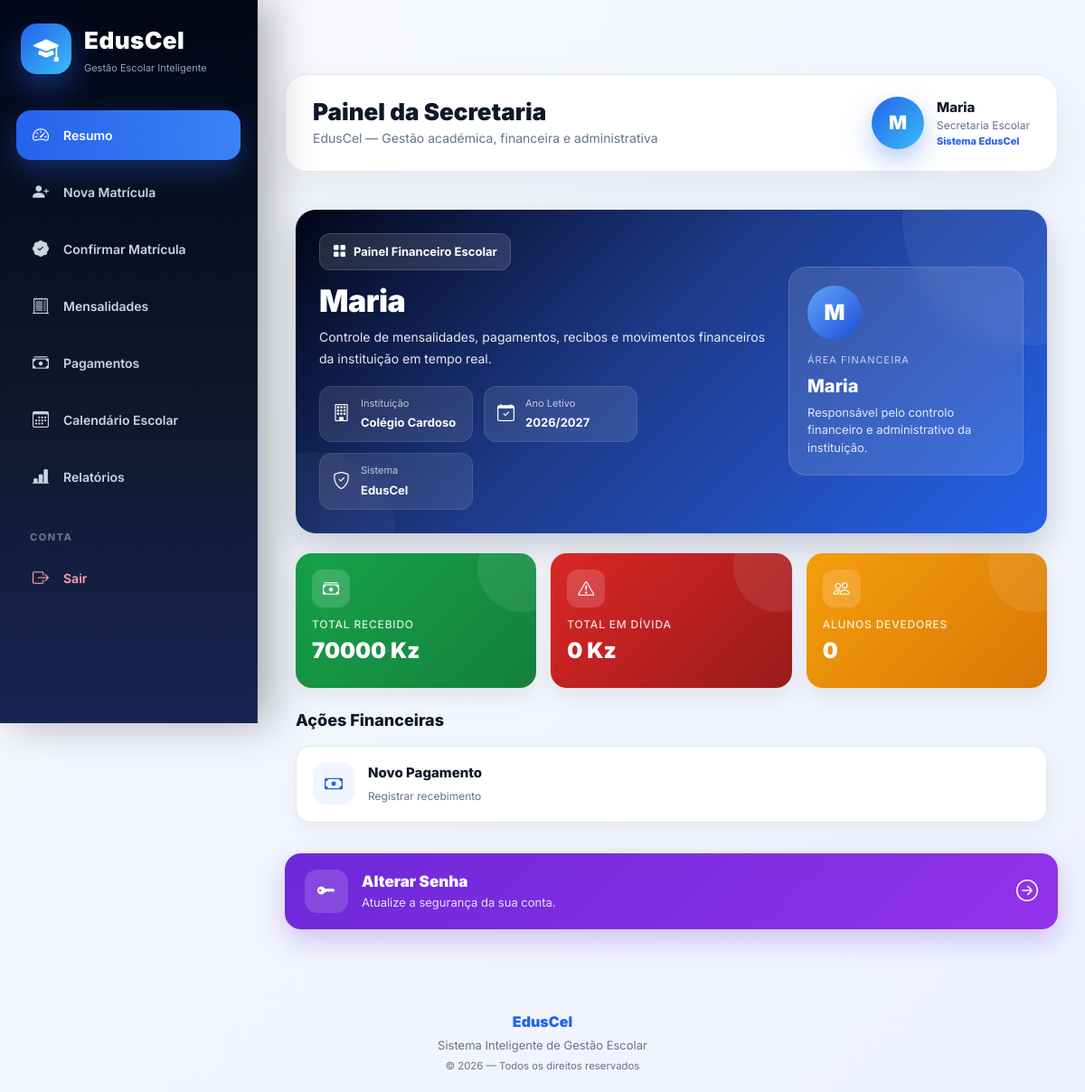
The page /secretaria/dashboard (signed in) on the database its author committed.
### users/models.py (models this page shows, shortened)
class User(AbstractUser):
    ROLE_CHOICES = (
        ("SUPERADMIN", "Super Admin"),
        ("DIRETOR", "Diretor"),
        ("DIRETOR_PEDAGOGICO", "Diretor Pedagógico"),
        ("PROFESSOR", "Professor"),
        ("ALUNO", "Aluno"),
        ("FINANCEIRO", "Financeiro"),
        ("SECRETARIA", "Secretaria"),
    )
    role = models.CharField(
        max_length=25,
        choices=ROLE_CHOICES,
        default="ALUNO",
        verbose_name="Perfil"
    )
    ativo = models.BooleanField(
        default=True,
        verbose_name="Ativo"
    )
    escola = models.ForeignKey(
        "academic.Escola",
        on_delete=models.CASCADE,
        null=True,
        blank=True,
        related_name="usuarios",
        verbose_name="Escola"
    )
    telefone = models.CharField(
        max_length=20,
        unique=True,
        null=True,
        blank=True,
        verbose_name="Telefone"
    )
    telefone_verificado = models.BooleanField(
        default=False,
        verbose_name="Telefone Verificado"
    )
    email_verificado = models.BooleanField(
        default=False,
        verbose_name="Email Verificado"
    )
    criado_em = models.DateTimeField(
        auto_now_add=True,
        verbose_name="Criado em"
    )
    tentativas_login = models.PositiveIntegerField(
        default=0
    )
    bloqueado_ate = models.DateTimeField(
        null=True,
        blank=True
    )
    otp_codigo = models.CharField(
        max_length=128,
        null=True,
        blank=True,
        verbose_name="OTP"
    )
    otp_expira_em = models.DateTimeField(
        null=True,
        blank=True,
        verbose_name="Expira em"
    )
    otp_tentativas = models.PositiveIntegerField(
        default=0,
        verbose_name="Tentativas OTP"
    )
    ultimo_envio_otp = models.DateTimeField(
        null=True,
        blank=True,
        verbose_name="Último envio OTP"
    )
    objects = UserManager()

### academic/models.py (models this page shows, shortened)
class Escola(models.Model):
    nome = models.CharField(
        "Nome da Escola",
        max_length=255
    )
    codigo = models.CharField(
        "Código da Escola",
        max_length=10,
        unique=True,
        blank=True,
        help_text="Código usado no login da escola"
    )
    logo = models.ImageField(
        upload_to='logos_escolas/',
        blank=True,
        null=True
    )
    endereco = models.CharField(
        "Endereço",
        max_length=255
    )
    provincia = models.CharField(
        "Província",
        max_length=100,
        blank=True,
        null=True
    )
    municipio = models.CharField(
        "Município",
        max_length=100,
        blank=True,
        null=True
    )
    telefone = models.CharField(
        "Telefone",
        max_length=20
    )
    nif = models.CharField(
        "NIF",
        max_length=14,
        blank=True,
        null=True,
        help_text="Número de Identificação Fiscal da escola"
    )
    email = models.EmailField(
        "Email da Escola",
        max_length=254,
        blank=True,
        null=True,
        help_text="Email oficial da escola"
    )
    plano = models.ForeignKey(
        "Plano",
        on_delete=models.SET_NULL,
        null=True,
        blank=True,
        related_name="escolas",
        verbose_name="Plano"
    )
    data_expiracao = models.DateField(
        "Data de Expiração do Plano",
        null=True,
        blank=True
    )
    ativo = models.BooleanField(
        "Ativo",
        default=True
    )
    criada_em = models.DateTimeField(
        "Criada em",
        auto_now_add=True
    )
    class Meta:
        verbose_name = "Escola"
        verbose_name_plural = "Escolas"
        ordering = ["nome"]

class AnoLetivo(models.Model):
    nome = models.CharField(max_length=20)  # Ex: 2025/2026
    ativo = models.BooleanField(default=True)
    escola = models.ForeignKey(
        "Escola",
        on_delete=models.CASCADE,
        related_name="anos_letivos"
    )

### core/views.py (the view)
# urls.py: path('secretaria/dashboard', views.dashboard_secretaria, name='dashboard_secretaria'),
@login_required
def dashboard_secretaria(request):
    if getattr(request.user, "role", None) != "SECRETARIA":
        return redirect("dashboard")
    escola = getattr(request.user, "escola", None)
    if not escola:
        messages.error(
            request,
            "Nenhuma escola associada à secretaria."
        )
        return redirect("dashboard")
    ano_letivo = AnoLetivo.objects.filter(
        escola=escola,
        ativo=True
    ).first()
    context = dados_financeiros_da_secretaria(escola)
    context.update({
        "escola": escola,
        "ano_letivo": ano_letivo,
        "nome_secretaria":
            request.user.get_full_name()
            or request.user.username,
    })
    return render(
        request,
        "dashboard_secretaria.html",
        context
    )

### core/templates/dashboard_secretaria.html (shortened to what this page needs)
{% extends "base_secretaria.html" %}
{% block content %}
<div class="dashboard-wrapper">
<div class="dashboard-header">
<div class="header-content">
<div class="left-content">
<div class="welcome-badge">
<i class="bi bi-grid-fill"></i>
<strong>
Painel Financeiro Escolar
</strong>
</div>
<h2>
{% if request.user.get_full_name %}
{{ request.user.get_full_name }}
{% else %}
{{ request.user.username }}
{% endif %}
</h2>
<p>
Controle de mensalidades, pagamentos,
recibos e movimentos financeiros
da instituição em tempo real.
</p>
<div class="info-badges">
<div class="info-badge">
<i class="bi bi-building"></i>
<div>
<small>
Instituição
</small>
<strong>
{% if request.user.escola %}
{{ request.user.escola.nome }}
{% else %}
Sem escola
{% endif %}
</strong>
</div>
</div>
<div class="info-badge">
<i class="bi bi-calendar-check"></i>
<div>
<small>
Ano Letivo
</small>
<strong>
{% if ano_letivo %}
{{ ano_letivo.nome }}
{% else %}
Não definido
{% endif %}
</strong>
</div>
</div>
<div class="info-badge">
<i class="bi bi-shield-check"></i>
<div>
<small>
Sistema
</small>
<strong>
EdusCel
</strong>
</div>
</div>
</div>
</div>
<div class="profile-card">
<div class="profile-avatar">
{% if request.user.get_full_name %}
{{ request.user.get_full_name|first|upper }}
{% else %}
{{ request.user.username|first|upper }}
{% endif %}
</div>
<div class="profile-role">
Área Financeira
</div>
<div class="profile-name">
{% if request.user.get_full_name %}
{{ request.user.get_full_name }}
{% else %}
{{ request.user.username }}
{% endif %}
</div>
<div class="profile-desc">
Responsável pelo controlo
financeiro e administrativo
da instituição.
</div>
</div>
</div>
</div>
<div class="cards-grid">
<div class="stat-card bg-recebido">
<div class="stat-icon">
<i class="bi bi-cash-stack"></i>
</div>
<h6>
Total Recebido
</h6>
<h3>
{{ total_recebido|default:"0" }} Kz
</h3>
</div>
<div class="stat-card bg-divida">
<div class="stat-icon">
<i class="bi bi-exclamation-triangle"></i>
</div>
<h6>
Total em Dívida
</h6>
<h3>
{{ total_divida|default:"0" }} Kz
</h3>
</div>
<div class="stat-card bg-devedores">
<div class="stat-icon">
<i class="bi bi-people"></i>
</div>
<h6>
Alunos Devedores
</h6>
<h3>
{{ alunos_devedores|default:"0" }}
</h3>
</div>
</div>
<div class="section-title">
Ações Financeiras
</div>
<div class="quick-grid">
<a href="{% url 'registrar_pagamento' %}"
class="quick-card">
<div class="quick-icon">
<i class="bi bi-cash"></i>
</div>
<div class="quick-text">
<strong>
Novo Pagamento
</strong>
<span>
Registrar recebimento
</span>
</div>
</a>
</div>
</div>
<a href="{% url 'alterar_senha' %}"
class="password-card">
<div class="password-left">
<div class="password-icon">
<i class="bi bi-key-fill"></i>
</div>
<div>
<div class="password-title">
Alterar Senha
</div>
<div class="password-subtitle">
Atualize a segurança da sua conta.
</div>
</div>
</div>
<div class="password-arrow">
<i class="bi bi-arrow-right-circle"></i>
</div>
</a>
</div>
{% endblock %}

### core/templates/base_secretaria.html (shortened to what this page needs)
<!DOCTYPE html>
<html lang="pt">
<head>
    <link href="https://cdn.jsdelivr.net/npm/bootstrap@5.3.3/dist/css/bootstrap.min.css"
          rel="stylesheet">
    <link rel="stylesheet"
          href="https://cdn.jsdelivr.net/npm/bootstrap-icons@1.11.3/font/bootstrap-icons.min.css">
</head>
<body>
<div class="mobile-topbar">
    <button class="menu-toggle"
            onclick="toggleSidebar()">
        <i class="bi bi-list"></i>
    </button>
    <div class="mobile-brand">
        <strong>
            EdusCel
        </strong>
    </div>
</div>
<div class="sidebar"
     id="sidebar">
    <div class="logo">
        <div class="logo-icon">
            <i class="bi bi-mortarboard-fill"></i>
        </div>
        <div class="logo-text">
            <strong>
                EdusCel
            </strong>
            <small>
                Gestão Escolar Inteligente
            </small>
        </div>
    </div>
    <ul class="menu">
        <li>
            <a href="{% url 'dashboard_secretaria' %}"
               class="{% if request.resolver_match.url_name == 'dashboard_secretaria' %}active{% endif %}">
                <i class="bi bi-speedometer2"></i>
                <span>
                    Resumo
                </span>
            </a>
        </li>
        <li>
            <a href="{% url 'criar_matricula' %}"
               class="{% if request.resolver_match.url_name == 'criar_matricula' %}active{% endif %}">
                <i class="bi bi-person-plus-fill"></i>
                <span>
                    Nova Matrícula
                </span>
            </a>
        </li>
        <li>
            <a href="{% url 'confirmar_matricula' %}"
               class="{% if request.resolver_match.url_name == 'confirmar_matricula' %}active{% endif %}">
                <i class="bi bi-patch-check-fill"></i>
                <span>
                    Confirmar Matrícula
                </span>
            </a>
        </li>
        <li>
            <a href="{% url 'mensalidades' %}"
               class="{% if request.resolver_match.url_name == 'mensalidades' %}active{% endif %}">
                <i class="bi bi-receipt-cutoff"></i>
                <span>
                    Mensalidades
                </span>
            </a>
        </li>
        <li>
            <a href="{% url 'pagamentos' %}"
               class="{% if request.resolver_match.url_name == 'pagamentos' %}active{% endif %}">
                <i class="bi bi-cash-stack"></i>
                <span>
                    Pagamentos
                </span>
            </a>
        </li>
        <li>
            <a href="{% url 'calendario_secretaria' %}"
               class="{% if request.resolver_match.url_name == 'calendario_secretaria' %}active{% endif %}">
                <i class="bi bi-calendar3"></i>
                <span>
                    Calendário Escolar
                </span>
            </a>
        </li>
        <li>
            <a href="{% url 'relatorio_mensalidades' %}"
               class="{% if request.resolver_match.url_name == 'relatorio_mensalidades' %}active{% endif %}">
                <i class="bi bi-bar-chart-line-fill"></i>
                <span>
                    Relatórios
                </span>
            </a>
        </li>
        <li class="menu-title">
            <span>
                CONTA
            </span>
        </li>
        <li>
            <a href="{% url 'logout' %}"
               class="logout-btn">
                <i class="bi bi-box-arrow-right"></i>
                <span>
                    Sair
                </span>
            </a>
        </li>
    </ul>
</div>
<div class="main">
<div class="topbar">
    <div class="topbar-left">
        <h3>
            Painel da Secretaria
        </h3>
        <small>
            EdusCel — Gestão académica, financeira e administrativa
        </small>
    </div>
    <div class="user-card">
        <div class="avatar">
            {% if request.user.get_full_name %}
                {{ request.user.get_full_name|first|upper }}
            {% else %}
                {{ request.user.username|first|upper }}
            {% endif %}
        </div>
        <div class="user-info">
            <div class="user-name">
                {% if request.user.get_full_name %}
                    {{ request.user.get_full_name }}
                {% else %}
                    {{ request.user.username }}
                {% endif %}
            </div>
            <div class="user-role">
                Secretaria Escolar
            </div>
            <div class="system-name">
                Sistema EdusCel
            </div>
        </div>
    </div>
</div>
<div class="content-wrapper">
    {% block content %}
    {% endblock %}
</div>
<footer class="eduscel-footer">
    <strong>
        EdusCel
    </strong>
    <span>
        Sistema Inteligente de Gestão Escolar
    </span>
    <small>
        © {% now "Y" %} — Todos os direitos reservados
    </small>
</footer>
</body>
</html>

### core/templates/base_secretaria.html (style rules this page uses)
:root { --primary:#2563eb; --primary-light:#3b82f6; --cyan:#38bdf8; --dark:#020617; --dark-2:#0f172a; --dark-3:#172554; --background:#f8fafc; --text:#0f172a; --muted:#64748b; --border:#e2e8f0; }
* { margin:0; padding:0; box-sizing:border-box; }
html { scroll-behavior:smooth; }
body { font-family:"Inter", Arial, sans-serif; background: linear-gradient( 135deg, #f8fafc, #eef2ff ); color:var(--text); overflow-x:hidden; }
a { text-decoration:none; }
.sidebar { position:fixed; top:0; left:0; width:285px; height:100vh; background: linear-gradient( 180deg, var(--dark), var(--dark-2) 55%, var(--dark-3) ); padding:25px 18px; overflow-y:auto; z-index:1050; border-right: 1px solid rgba(255,255,255,.05); box-shadow: 15px 0 45px rgba(0,0,0,.30); transition:.35s ease; }
.logo { display:flex; align-items:center; gap:14px; margin-bottom:38px; padding-left:5px; }
.logo-icon { width:56px; height:56px; border-radius:18px; display:flex; align-items:center; justify-content:center; background: linear-gradient( 135deg, var(--primary), var(--cyan) ); box-shadow: 0 15px 35px rgba(37,99,235,.45); }
.logo-icon i { color:white; font-size:28px; }
.logo-text { display:flex; flex-direction:column; }
.logo-text strong { color:white; font-size:26px; font-weight:900; letter-spacing:.5px; }
.logo-text small { color:#94a3b8; font-size:11px; margin-top:3px; }
.menu { list-style:none; padding:0; margin:0; }
.menu li { margin-bottom:8px; }
.menu a { display:flex; align-items:center; gap:14px; padding:14px 16px; border-radius:16px; color:#cbd5e1; font-size:14px; font-weight:600; transition:.25s ease; position:relative; overflow:hidden; }
.menu a i { width:22px; font-size:18px; text-align:center; }
.menu a.active { color:white; background: linear-gradient( 90deg, #2563eb, #3b82f6 ); box-shadow: 0 12px 30px rgba(37,99,235,.35); }
.menu-title { margin:25px 0 12px; padding-left:15px; }
.menu-title span { color:#64748b; font-size:11px; letter-spacing:1.5px; font-weight:800; }
.logout-btn { color:#fca5a5!important; }
.main { margin-left:285px; min-height:100vh; padding:30px; transition:.35s ease; }
.topbar { background:white; border-radius:24px; padding:24px 30px; margin-bottom:30px; display:flex; justify-content:space-between; align-items:center; gap:20px; border:1px solid #e2e8f0; box-shadow: 0 20px 45px rgba(15,23,42,.07); }
.topbar-left h3 { margin:0; font-size:26px; font-weight:900; color:#0f172a; }
.topbar-left small { color:#64748b; font-size:14px; }
.user-card { display:flex; align-items:center; gap:14px; }
.avatar { width:58px; height:58px; border-radius:50%; display:flex; justify-content:center; align-items:center; background: linear-gradient( 135deg, #2563eb, #38bdf8 ); color:white; font-size:21px; font-weight:900; box-shadow: 0 12px 30px rgba(37,99,235,.35); }
.user-info { display:flex; flex-direction:column; }
.user-name { font-size:15px; font-weight:800; color:#0f172a; }
.user-role { font-size:12px; color:#64748b; }
.system-name { font-size:11px; font-weight:800; color:#2563eb; }
.content-wrapper { animation: fadeIn .35s ease; }
.eduscel-footer { margin-top:40px; padding:20px; text-align:center; display:flex; flex-direction:column; gap:5px; color:#64748b; font-size:13px; }
.eduscel-footer strong { color:#2563eb; font-size:16px; font-weight:900; }

### rows shown on the page
User: user.get_full_name|first "M", user.get_full_name "Maria", user.escola.nome "Colégio Cardoso"
AnoLetivo: nome "2026/2027"

### other values the page prints
{{ total_recebido|default:"0" }} "70000"
{{ total_divida|default:"0" }} "0"
{{ alunos_devedores|default:"0" }} "0"
